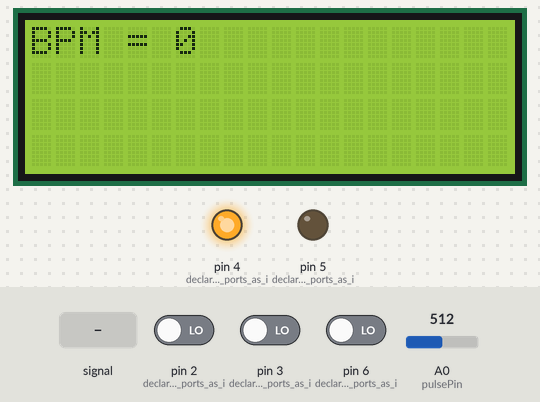
The sketch below on a simulated Arduino Uno, built with avr-gcc and run on an emulated ATmega328P. On the bench: 20×4 character LCD, output pins drawn as LEDs (lit = HIGH). Inputs (shaded band) come from the test bench; at power-on: pin 3 (declaring_the_ports_as_i) LOW, pin 6 (declaring_the_ports_as_i) LOW, A0 (pulsePin) = 512, pin 2 (declaring_the_ports_as_i) LOW. The modem accepts every AT command (registered, SIM ready, sends succeed) and sends nothing else; what the sketch prints to the serial monitor is not drawn.

Above: at 14.3 s.
14.4 s: pin 3 (declaring_the_ports_as_i) driven HIGH
At 17.5 s:
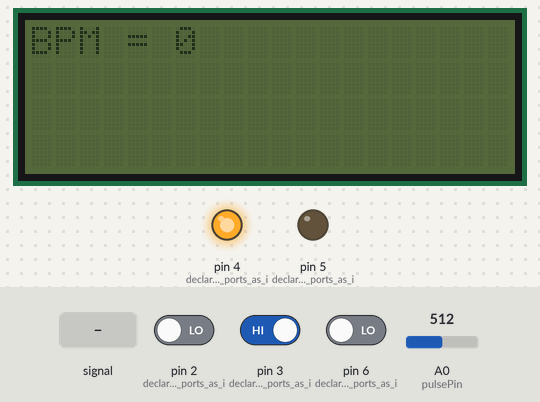
21.0 s: A0 (pulsePin) fed a 200 Hz sine of ±81 counts around its level
At 24.0 s:
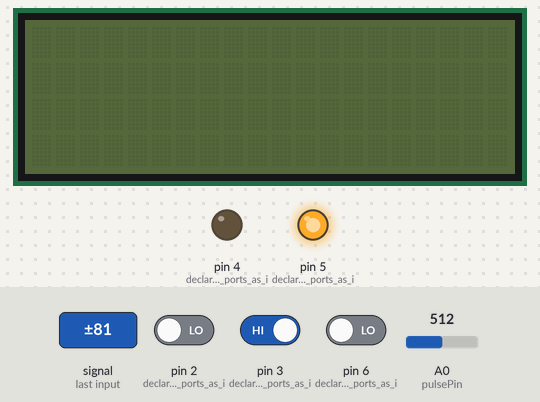
27.6 s: pin 6 (declaring_the_ports_as_i) driven HIGH
At 32.0 s:
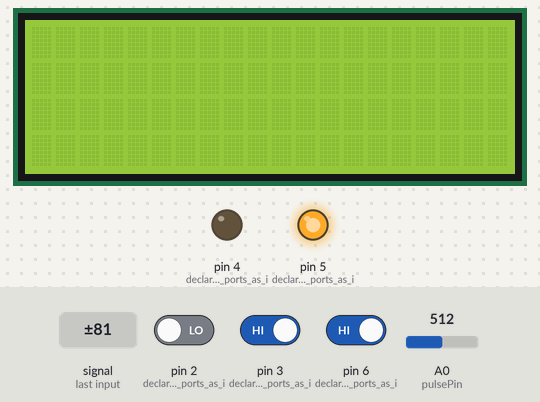
34.2 s: A0 (pulsePin) fed a 2 Hz sine of ±306 counts around its level
At 35.8 s:
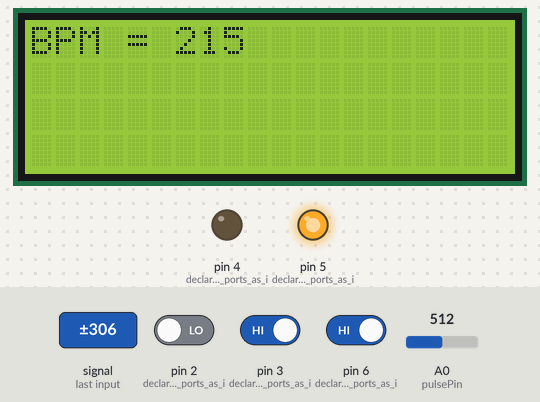
40.8 s: pin 6 (declaring_the_ports_as_i) driven LOW
At 43.9 s:
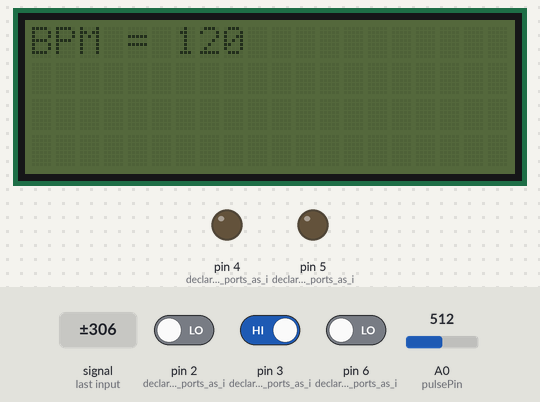
47.4 s: A0 (pulsePin) set to 535
Timing chart, 0 to 50.4 s (numbered marks = the images above; inputs shaded):
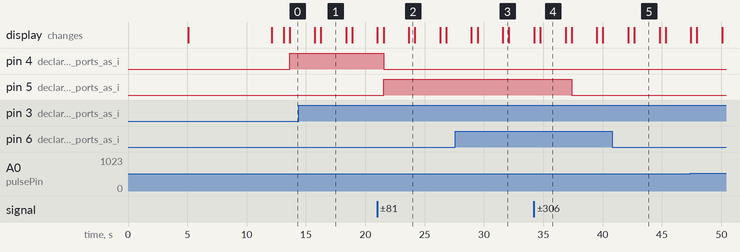

Measured:
- after the input at 14.4 s, the display: first differs from a run without the input after 1.9 s (image 1)
- after the input at 21.0 s, pin 4 (declaring_the_ports_as_i): HIGH → LOW after 0.54 s; pin 5 (declaring_the_ports_as_i): LOW → HIGH after 0.54 s; the display: first differs from a run without the input after 0.54 s (image 2 shows a later state)
- after the input at 27.6 s, the display: first differs from a run without the input after 1.9 s (image 3 shows a later state)
- after the input at 34.2 s, pin 5 (declaring_the_ports_as_i): HIGH → LOW after 3.2 s; the display: first differs from a run without the input after 0.55 s (image 4)
- after the input at 40.8 s, the display: first differs from a run without the input after 1.9 s (image 5)
- what the display in image 1 shows lasts 2.1 s, from 16.3 s to 18.4 s
- what the display in image 2 shows lasts 0.5 s, from 23.7 s to 24.2 s

The sketch:

ICP-2.ino
```cpp
#include <SoftwareSerial.h>
#define DEBUG true
SoftwareSerial esp8266(9, 10);
#include <LiquidCrystal_I2C.h>
#include <stdlib.h>
LiquidCrystal_I2C lcd(0x27,20,4);

#define SSID "sarath"     // "SSID-WiFiname"
#define PASS "mskrishna"       // "password"
#define IP "184.106.153.149"// thingspeak.com ip
String msg = "GET /update?key=3WCZE71UY6N949X6"; //change it with your api key like "GET /update?key=Your Api Key"

//Variables
float temp;
int hum;
String tempC;
int error;
int pulsePin = 0;                 // Pulse Sensor purple wire connected to analog pin 0
int blinkPin = 13;                // pin to blink led at each beat
int fadePin = 5;
int fadeRate = 0;

// Volatile Variables, used in the interrupt service routine!
volatile int BPM;                   // int that holds raw Analog in 0. updated every 2mS
volatile int Signal;                // holds the incoming raw data
volatile int IBI = 600;             // int that holds the time interval between beats! Must be seeded!
volatile boolean Pulse = false;     // "True" when heartbeat is detected. "False" when not a "live beat".
volatile boolean QS = false;        // becomes true when Arduino finds a beat.

// Regards Serial OutPut  -- Set This Up to your needs
static boolean serialVisual = true;   // Set to 'false' by Default.  Re-set to 'true' to see Arduino Serial Monitor ASCII Visual Pulse
volatile int rate[10];                    // array to hold last ten IBI values
volatile unsigned long sampleCounter = 0;          // used to determine pulse timing
volatile unsigned long lastBeatTime = 0;           // used to find IBI
volatile int P = 512;                     // used to find peak in pulse wave, seeded
volatile int T = 512;                     // used to find trough in pulse wave, seeded
volatile int thresh = 525;                // used to find instant moment of heart beat, seeded
volatile int amp = 100;                   // used to hold amplitude of pulse waveform, seeded
volatile boolean firstBeat = true;        // used to seed rate array so we startup with reasonable BPM
volatile boolean secondBeat = false;      // used to seed rate array so we startup with reasonable BPM
const byte interruptPin1 = 2;
const byte interruptPin2 = 3;
//volatile void interrupt1;

void setup()
{
   lcd.init();
  // Print a message to the LCD.
  lcd.backlight();
  lcd.setCursor(1, 0);
  lcd.print("Connecting...");
  Serial.begin(115200); //or use default 115200.
  esp8266.begin(115200);
  Serial.println("AT");
  esp8266.println("AT");
  delay(5000);
  //Checking the connection of WIFI module whetehr it is connected to Hotspot or not
  //For every AT command if the return value is OK then the connection is established
  if (esp8266.find("OK")) {
    connectWiFi();
  }

  lcd.setCursor(1, 1);
  lcd.print("CoM CONWI.");
  delay(1000);
  interruptSetup();
   pinMode(2,INPUT);        //declaring the ports as i/o
   pinMode(3,INPUT);        //declaring the ports as i/o
   pinMode(4,OUTPUT);       //declaring the ports as i/o
   pinMode(5,OUTPUT);       //declaring the ports as i/o
   pinMode(6,INPUT);        //declaring the ports as i/o

  //attachInterrupt(digitalPinToInterrupt(2),interrupt1,HIGH);  //code for interrupts
  //attachInterrupt(digitalPinToInterrupt(3),interrupt2,CHANGE);

}

void loop() {
  lcd.clear();
  delay(500);
start:                    //label
  error = 0;
  lcd.setCursor(0, 0);
  lcd.clear();
  lcd.print("BPM = ");
  lcd.print(BPM);

 //code snipet for the indicators when BPM is less than 100 and greater tahn 170

   if (BPM < 100){
    digitalWrite(4,HIGH);
    digitalWrite(5,LOW);
     }
  else if(BPM > 170 ){
    digitalWrite(5,HIGH);
    digitalWrite(4,LOW);
     }
  else {
    digitalWrite(5,LOW);
    digitalWrite(4,LOW);
     }

 // clearing LCD screen code
 if(digitalRead(2)) {
  lcd.clear();
 }

 // code for backlight OFF
  if(digitalRead(3)) {
  lcd.noBacklight();
  }

 //code for backlight ON
  if(digitalRead(6)) {
  lcd.backlight();
  }
   delay (1000);
   lcd.setCursor(0, 1); // set the cursor to column 0, line 2
  updatebeat();     // To update the BPM into Thingspeak

  //Resend if transmission is not completed
  if (error == 1) {
    goto start; //go to label "start"
  }

  delay(100);
}


void updatebeat() {
  String cmd = "AT+CIPSTART=\"TCP\",\"";
  cmd += IP;
  cmd += "\",80";
  Serial.println(cmd);
  esp8266.println(cmd);
  delay(10);
  if (esp8266.find("Error")) {
    return;
  }
  cmd = msg ;
  cmd += "&field1=";
  cmd += BPM;
  cmd += "\r\n";
  Serial.print("AT+CIPSEND=");
  esp8266.print("AT+CIPSEND=");
  Serial.println(cmd.length());
  esp8266.println(cmd.length());
  if (esp8266.find(">")) {
    Serial.print(cmd);
    esp8266.print(cmd);
  }
  else {
    Serial.println("AT+CIPCLOSE");
    esp8266.println("AT+CIPCLOSE");
    //Resend...
    error = 1;
  }
}

boolean connectWiFi() {
  lcd.setCursor(1, 1);
  lcd.print("wifi");
  Serial.println("AT+CWMODE=1");
  esp8266.println("AT+CWMODE=1");
  delay(2000);
  String cmd = "AT+CWJAP=\"";
  cmd += SSID;
  cmd += "\",\"";
  cmd += PASS;
  cmd += "\"";
  Serial.println(cmd);
  esp8266.println(cmd);
  delay(5000);
  if (esp8266.find("OK")) {
    lcd.setCursor(1, 1);
    lcd.print("Connected.");
    Serial.println("ok");
    return true;
  } else {
    return false;
  }
}

void interruptSetup() {
  TCCR2A = 0x02;     // DISABLE PWM ON DIGITAL PINS 3 AND 11, AND GO INTO CTC MODE
  TCCR2B = 0x06;     // DON'T FORCE COMPARE, 256 PRESCALER
  OCR2A = 0X7C;      // SET THE TOP OF THE COUNT TO 124 FOR 500Hz SAMPLE RATE
  TIMSK2 = 0x02;     // ENABLE INTERRUPT ON MATCH BETWEEN TIMER2 AND OCR2A
  sei();             // MAKE SURE GLOBAL INTERRUPTS ARE ENABLED
}

ISR(TIMER2_COMPA_vect) {                      // triggered when Timer2 counts to 124
  cli();                                      // disable interrupts while we do this
  Signal = analogRead(pulsePin);              // read the Pulse Sensor
  sampleCounter += 2;                         // keep track of the time in mS
  int N = sampleCounter - lastBeatTime;       // monitor the time since the last beat to avoid noise

  //  find the peak and trough of the pulse wave
  if (Signal < thresh && N > (IBI / 5) * 3) { // avoid dichrotic noise by waiting 3/5 of last IBI
    if (Signal < T) {                        // T is the trough
      T = Signal;                            // keep track of lowest point in pulse wave
    }
  }

  if (Signal > thresh && Signal > P) {      // thresh condition helps avoid noise
    P = Signal;                             // P is the peak
  }                                         // keep track of highest point in pulse wave

  //  NOW IT'S TIME TO LOOK FOR THE HEART BEAT
  // signal surges up in value every time there is a pulse
  if (N > 250) {                                  // avoid high frequency noise
    if ( (Signal > thresh) && (Pulse == false) && (N > (IBI / 5) * 3) ) {
      Pulse = true;                               // set the Pulse flag when there is a pulse
      digitalWrite(blinkPin, HIGH);               // turn on pin 13 LED
      IBI = sampleCounter - lastBeatTime;         // time between beats in mS
      lastBeatTime = sampleCounter;               // keep track of time for next pulse

      if (secondBeat) {                      // if this is the second beat
        secondBeat = false;                  // clear secondBeat flag
        for (int i = 0; i <= 9; i++) {       // seed the running total to get a realistic BPM at startup
          rate[i] = IBI;
        }
      }

      if (firstBeat) {                       // if it's the first time beat is found
        firstBeat = false;                   // clear firstBeat flag
        secondBeat = true;                   // set the second beat flag
        sei();                               // enable interrupts again
        return;                              // IBI value is unreliable so discard it
      }
      word runningTotal = 0;                  // clear the runningTotal variable

      for (int i = 0; i <= 8; i++) {          // shift data in the rate array
        rate[i] = rate[i + 1];                // and drop the oldest IBI value
        runningTotal += rate[i];              // add up the 9 oldest IBI values
      }

      rate[9] = IBI;                          // add the latest IBI to the rate array
      runningTotal += rate[9];                // add the latest IBI to runningTotal
      runningTotal /= 10;                     // average the last 10 IBI values
      BPM = 60000 / runningTotal;             // how many beats can fit into a minute? that's BPM!
      QS = true;                              // set Quantified Self flag
      // QS FLAG IS NOT CLEARED INSIDE THIS ISR
    }
  }

  if (Signal < thresh && Pulse == true) {  // when the values are going down, the beat is over
    digitalWrite(blinkPin, LOW);           // turn off pin 13 LED
    Pulse = false;                         // reset the Pulse flag so we can do it again
    amp = P - T;                           // get amplitude of the pulse wave
    thresh = amp / 2 + T;                  // set thresh at 50% of the amplitude
    P = thresh;                            // reset these for next time
    T = thresh;
  }

  if (N > 2500) {                          // if 2.5 seconds go by without a beat
    thresh = 512;                          // set thresh default
    P = 512;                               // set P default
    T = 512;                               // set T default
    lastBeatTime = sampleCounter;          // bring the lastBeatTime up to date
    firstBeat = true;                      // set these to avoid noise
    secondBeat = false;                    // when we get the heartbeat back
  }

  sei();
  // enable interrupts when youre done!
}// end isr
```
